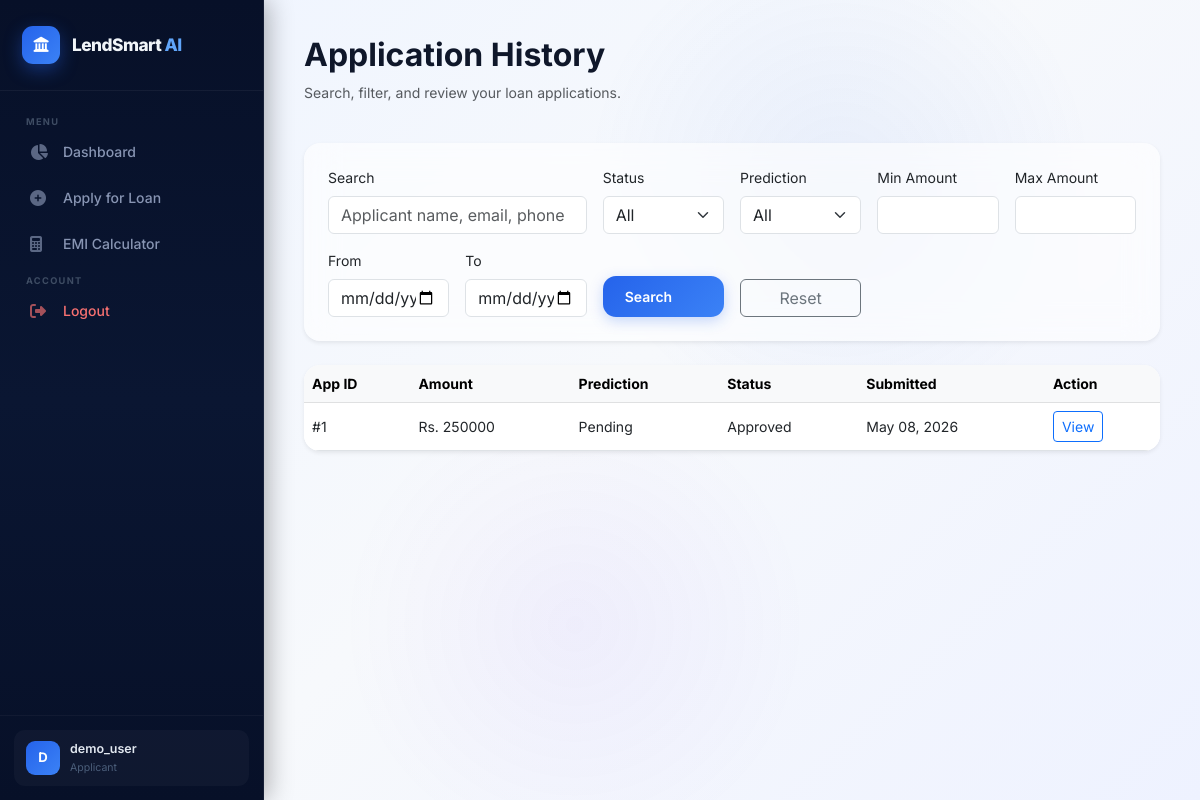
The page /history/ (signed in) on the database its author committed.
### loan_app/models.py (models this page shows, shortened)
class User(AbstractUser):
    ROLE_CHOICES = [
        ('admin', 'Admin'),
        ('officer', 'Loan Officer'),
        ('applicant', 'Applicant'),
    ]
    role = models.CharField(max_length=20, choices=ROLE_CHOICES, default='applicant')
    phone = models.CharField(max_length=15, blank=True, null=True)
    employee_id = models.CharField(max_length=20, blank=True, null=True, unique=True)
    department = models.CharField(max_length=50, blank=True, null=True)
    joined_date = models.DateTimeField(auto_now_add=True)

class LoanApplication(models.Model):
    user = models.ForeignKey(User, on_delete=models.CASCADE, related_name='applications')
    applicant_name = models.CharField(max_length=100)
    email = models.EmailField()
    phone = models.CharField(max_length=15)
    age = models.IntegerField()
    gender = models.CharField(max_length=10, choices=[('Male', 'Male'), ('Female', 'Female'), ('Other', 'Other')])
    marital_status = models.CharField(max_length=20, choices=[('Single', 'Single'), ('Married', 'Married')])
    dependents = models.IntegerField(default=0)
    education = models.CharField(max_length=50, choices=[('Graduate', 'Graduate'), ('Not Graduate', 'Not Graduate')])
    self_employed = models.CharField(max_length=3, choices=[('Yes', 'Yes'), ('No', 'No')], default='No')
    employment_type = models.CharField(max_length=50, choices=[('Salaried', 'Salaried'), ('Business', 'Business')])
    income_annum = models.FloatField(default=0.0)
    loan_amount = models.FloatField()
    loan_term = models.IntegerField(help_text="Loan Term in months")
    cibil_score = models.IntegerField(default=300)
    property_area = models.CharField(max_length=20, choices=[('Urban', 'Urban'), ('Semiurban', 'Semiurban'), ('Rural', 'Rural')])
    residential_assets_value = models.FloatField(default=0.0)
    commercial_assets_value = models.FloatField(default=0.0)
    luxury_assets_value = models.FloatField(default=0.0)
    bank_asset_value = models.FloatField(default=0.0)
    STATUS_CHOICES = [
        ('pending', 'Pending'),
        ('approved', 'Approved'),
        ('rejected', 'Rejected'),
        ('review', 'Under Review'),
    ]
    prediction = models.CharField(max_length=20, blank=True, null=True)
    ml_prediction = models.CharField(max_length=20, blank=True, null=True)
    admin_decision = models.CharField(max_length=20, blank=True, null=True)
    prediction_match = models.BooleanField(default=True)
    prediction_confidence = models.FloatField(blank=True, null=True)
    status = models.CharField(max_length=20, choices=STATUS_CHOICES, default='pending')
    admin_override = models.BooleanField(default=False)
    prediction_match = models.BooleanField(default=False)
    processed_by = models.ForeignKey(User, related_name='processed_loans', null=True, blank=True, on_delete=models.SET_NULL)
    processed_at = models.DateTimeField(null=True, blank=True)
    admin_notes = models.TextField(blank=True, null=True)
    created_at = models.DateTimeField(auto_now_add=True)
    updated_at = models.DateTimeField(auto_now=True)

### loan_app/views.py (the view)
# urls.py: path('history/', views.application_history_view, name='application_history'),
@login_required
def application_history_view(request):
    applications = request.user.applications.all().order_by('-created_at')
    search_query = request.GET.get('q', '').strip()
    status_filter = request.GET.get('status', '')
    prediction_filter = request.GET.get('prediction', '')
    min_amount = request.GET.get('min_amount', '')
    max_amount = request.GET.get('max_amount', '')
    start_date = request.GET.get('start_date', '')
    end_date = request.GET.get('end_date', '')
    if search_query:
        applications = applications.filter(
            Q(applicant_name__icontains=search_query) |
            Q(email__icontains=search_query) |
            Q(phone__icontains=search_query)
        )
    if status_filter:
        applications = applications.filter(status=status_filter)
    if prediction_filter:
        applications = applications.filter(
            Q(ml_prediction__iexact=prediction_filter) |
            Q(prediction__iexact=prediction_filter)
        )
    try:
        if min_amount:
            applications = applications.filter(loan_amount__gte=float(min_amount))
        if max_amount:
            applications = applications.filter(loan_amount__lte=float(max_amount))
    except ValueError:
        pass
    try:
        if start_date:
            applications = applications.filter(created_at__date__gte=datetime.strptime(start_date, '%Y-%m-%d').date())
        if end_date:
            applications = applications.filter(created_at__date__lte=datetime.strptime(end_date, '%Y-%m-%d').date())
    except ValueError:
        pass
    context = {
        'applications': applications,
        'filters': {
            'q': search_query,
            'status': status_filter,
            'prediction': prediction_filter,
            'min_amount': min_amount,
            'max_amount': max_amount,
            'start_date': start_date,
            'end_date': end_date,
        }
    }
    return render(request, 'user/history.html', context)

### templates/user/history.html (shortened to what this page needs)
{% extends 'base.html' %}
{% block content %}
<div class="row mb-4">
    <div class="col-12">
        <h2 class="fw-bold">Application History</h2>
        <p class="text-muted">Search, filter, and review your loan applications.</p>
    </div>
</div>
<div class="card border-0 shadow-sm rounded-4 p-4 mb-4">
    <form method="get" class="row g-3 align-items-end">
        <div class="col-md-4">
            <label class="form-label">Search</label>
            <input type="text" name="q" class="form-control" value="{{ filters.q }}" placeholder="Applicant name, email, phone">
        </div>
        <div class="col-md-2">
            <label class="form-label">Status</label>
            <select name="status" class="form-select">
                <option value="">All</option>
            </select>
        </div>
        <div class="col-md-2">
            <label class="form-label">Prediction</label>
            <select name="prediction" class="form-select">
                <option value="">All</option>
            </select>
        </div>
        <div class="col-md-2">
            <label class="form-label">Min Amount</label>
            <input type="number" name="min_amount" step="0.01" class="form-control" value="{{ filters.min_amount }}">
        </div>
        <div class="col-md-2">
            <label class="form-label">Max Amount</label>
            <input type="number" name="max_amount" step="0.01" class="form-control" value="{{ filters.max_amount }}">
        </div>
        <div class="col-md-2">
            <label class="form-label">From</label>
            <input type="date" name="start_date" class="form-control" value="{{ filters.start_date }}">
        </div>
        <div class="col-md-2">
            <label class="form-label">To</label>
            <input type="date" name="end_date" class="form-control" value="{{ filters.end_date }}">
        </div>
        <div class="col-md-2">
            <button type="submit" class="btn btn-primary w-100">Search</button>
        </div>
        <div class="col-md-2">
            <a href="{% url 'application_history' %}" class="btn btn-outline-secondary w-100">Reset</a>
        </div>
    </form>
</div>
<div class="card border-0 shadow-sm rounded-4">
    <div class="table-responsive">
        <table class="table table-hover align-middle mb-0">
            <thead class="table-light">
                <tr>
                    <th>App ID</th>
                    <th>Amount</th>
                    <th>Prediction</th>
                    <th>Status</th>
                    <th>Submitted</th>
                    <th>Action</th>
                </tr>
            </thead>
            <tbody>
                {% for app in applications %}
                <tr>
                    <td>#{{ app.id }}</td>
                    <td>Rs. {{ app.loan_amount|floatformat:0 }}</td>
                    <td>{{ app.ml_prediction|default:'Pending' }}</td>
                    <td>{{ app.get_status_display }}</td>
                    <td>{{ app.created_at|date:'M d, Y' }}</td>
                    <td><a href="{% url 'prediction_result' app.id %}" class="btn btn-sm btn-outline-primary">View</a></td>
                </tr>
                {% endfor %}
            </tbody>
        </table>
    </div>
</div>
{% endblock %}

### templates/base.html (shortened to what this page needs)
<!DOCTYPE html>
<html lang="en">
<head>
    <link href="https://cdn.jsdelivr.net/npm/bootstrap@5.3.0/dist/css/bootstrap.min.css" rel="stylesheet">
    <link href="https://cdnjs.cloudflare.com/ajax/libs/font-awesome/6.4.0/css/all.min.css" rel="stylesheet">
</head>
<body>
    {% if request.resolver_match.url_name not in 'home,login,register' %}
    <aside class="sidebar" id="mainSidebar">
        <div class="sidebar-brand">
            <div class="brand-icon"><i class="fas fa-landmark"></i></div>
            <div class="brand-text">LendSmart <span>AI</span></div>
        </div>
        <nav class="sidebar-nav">
            {% if user.is_authenticated %}
                {% if user.role == 'admin' %}
                    <div class="nav-section">
                        <span class="nav-label">Menu</span>
                        <div class="nav-item"><a href="{% url 'admin_dashboard' %}" class="nav-link {% if request.resolver_match.url_name == 'admin_dashboard' %}active{% endif %}"><i class="fas fa-chart-line"></i> Dashboard</a></div>
                        <div class="nav-item"><a href="{% url 'admin_application_list' %}" class="nav-link {% if 'application' in request.resolver_match.url_name %}active{% endif %}"><i class="fas fa-folder-open"></i> Applications</a></div>
                        <div class="nav-item"><a href="{% url 'admin_officer_list' %}" class="nav-link {% if 'officer' in request.resolver_match.url_name %}active{% endif %}"><i class="fas fa-users"></i> Loan Officers</a></div>
                    </div>
                    <div class="nav-section">
                        <span class="nav-label">Account</span>
                        <div class="nav-item"><a href="{% url 'logout' %}" class="nav-link nav-logout"><i class="fas fa-sign-out-alt"></i> Logout</a></div>
                    </div>
                {% else %}
                    <div class="nav-section">
                        <span class="nav-label">Menu</span>
                        <div class="nav-item"><a href="{% url 'user_dashboard' %}" class="nav-link {% if request.resolver_match.url_name == 'user_dashboard' %}active{% endif %}"><i class="fas fa-chart-pie"></i> Dashboard</a></div>
                        <div class="nav-item"><a href="{% url 'apply_loan' %}" class="nav-link {% if request.resolver_match.url_name == 'apply_loan' %}active{% endif %}"><i class="fas fa-plus-circle"></i> Apply for Loan</a></div>
                        <div class="nav-item"><a href="{% url 'emi_calculator' %}" class="nav-link {% if request.resolver_match.url_name == 'emi_calculator' %}active{% endif %}"><i class="fas fa-calculator"></i> EMI Calculator</a></div>
                    </div>
                    <div class="nav-section">
                        <span class="nav-label">Account</span>
                        <div class="nav-item"><a href="{% url 'logout' %}" class="nav-link nav-logout"><i class="fas fa-sign-out-alt"></i> Logout</a></div>
                    </div>
                {% endif %}
            {% endif %}
        </nav>
        {% if user.is_authenticated %}
        <div class="sidebar-footer">
            <div class="sidebar-user">
                <div class="user-avatar">{{ user.username|slice:":1"|upper }}</div>
                <div>
                    <div class="user-name">{{ user.username }}</div>
                    <div class="user-role">{{ user.role|capfirst }}</div>
                </div>
            </div>
        </div>
        {% endif %}
    </aside>
    {% endif %}
    <div class="main-wrapper" style="{% if request.resolver_match.url_name in 'home,login,register' %}margin-left:0;width:100%;{% endif %}">
        <main class="page-content">
            {% block content %}{% endblock %}
        </main>
    </div>
</body>
</html>

### rows shown on the page
User: username "D", username "demo_user", role "Applicant"
LoanApplication: id "1", loan_amount "250000", ml_prediction "Pending", status "Approved", created_at "May 08, 2026"
